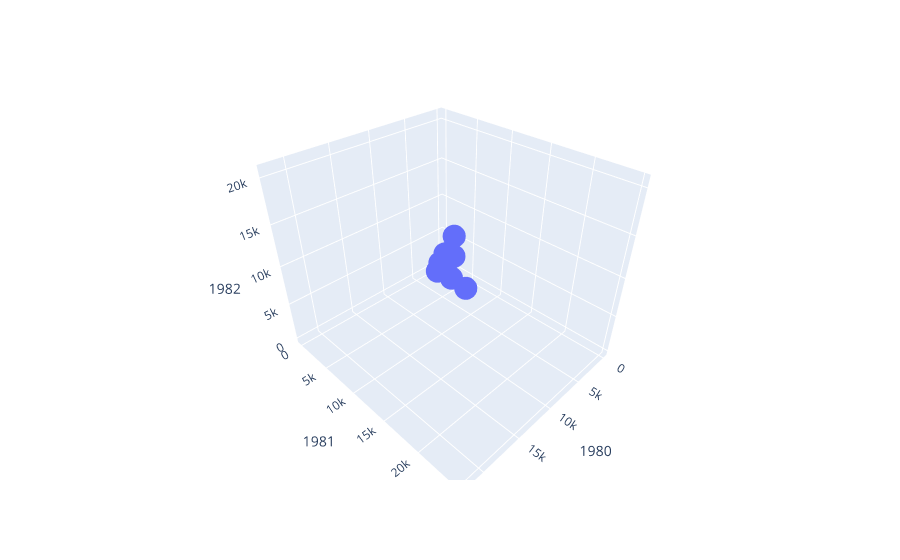

Notebook cell for this chart:
### Code cell
px.scatter_3d(
    df,
    x=1980,
    y=1981,
    z=1982
)

### Figure 1 — Plotly figure (JSON) as saved in the notebook; plotly's stock layout.template omitted (floating-point values rounded to 4 significant figures; data arrays with more than 128 entries replaced by an {"elided": "..."} marker saying what was removed)
{"data": [{"hovertemplate": "1980=%{x}<br>1981=%{y}<br>1982=%{z}<extra></extra>", "legendgroup": "", "marker": {"color": "#636efa", "symbol": "circle"}, "mode": "markers", "name": "", "scene": "scene", "showlegend": false, "type": "scatter3d", "x": {"elided": "195 int values"}, "y": {"elided": "195 int values"}, "z": {"elided": "195 int values"}}], "layout": {"legend": {"tracegroupgap": 0}, "margin": {"t": 60}, "scene": {"domain": {"x": [0, 1], "y": [0, 1]}, "xaxis": {"title": {"text": "1980"}}, "yaxis": {"title": {"text": "1981"}}, "zaxis": {"title": {"text": "1982"}}}}}
